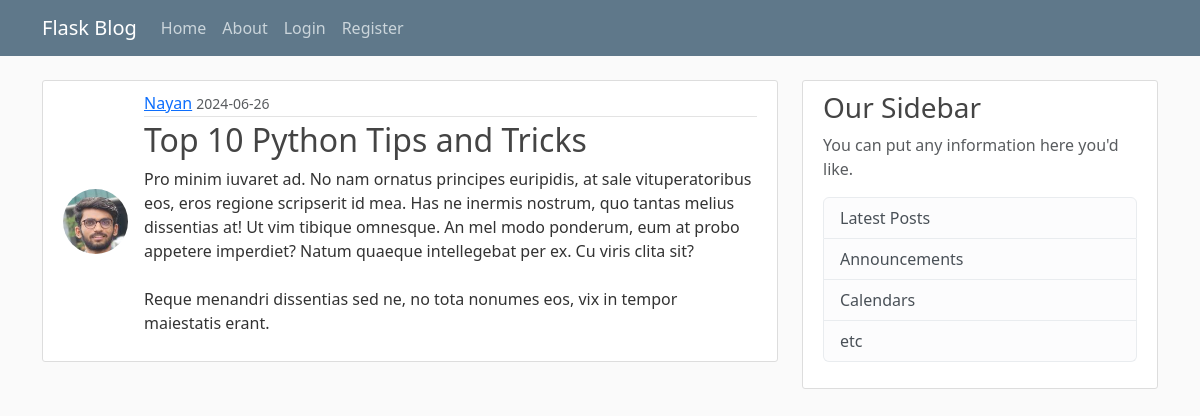
Screenshot of /post/23 with the database file from the repository.
### flaskblog/models.py (models this page shows, shortened)
class User(db.Model, UserMixin):
    id = db.Column(db.Integer, primary_key=True)
    username = db.Column(db.String(20), unique=True, nullable=False)
    email = db.Column(db.String(120), unique=True, nullable=False)
    image = db.Column(db.String(20), nullable=False, default='default.jpg')
    password = db.Column(db.String(60), nullable=False)
    posts = db.relationship('Post', backref='author', lazy=True)

class Post(db.Model):
    id = db.Column(db.Integer, primary_key=True)
    title = db.Column(db.String(100), nullable=False)
    date_posted = db.Column(db.DateTime, nullable=False, default=datetime.utcnow)
    content = db.Column(db.Text, nullable=False)
    user_id = db.Column(db.Integer, db.ForeignKey('user.id'), nullable=False)

### flaskblog/routes.py (the view)
@app.route("/post/<int:post_id>")
def post(post_id):
    post = Post.query.get_or_404(post_id)
    return render_template('post.html', title=post.title, post=post)

### flaskblog/templates/post.html (shortened to what this page needs)
{% extends "layout.html" %}
{% block content %}
  <article class="media inline-media content-section">
    <img class="rounded-circle article-img" src="{{ url_for('static', filename='profile_pics/' + post.author.image) }}">
    <div class="media-body">
      <div class="article-metadata">
        <a class="mr-2" href="#">{{ post.author.username }}</a>
        <small class="text-muted">{{ post.date_posted.strftime('%Y-%m-%d') }}</small>
      </div>
      <h2 class="article-title">{{ post.title }}</h2>
      <p class="article-content">{{ post.content }}</p>
    </div>
  </article>
{% endblock content %}

### flaskblog/static/main.css (style rules this page uses)
body { background: #fafafa; color: #333333; margin-top: 5rem; }
h1, h2, h3, h4, h5, h6 { color: #444444; }
.content-section { background: #ffffff; padding: 10px 20px; border: 1px solid #dddddd; border-radius: 3px; margin-bottom: 20px; }
.article-title { color: #444444; }
.article-content { white-space: pre-line; }
.article-img { height: 65px; width: 65px; margin-right: 16px; }
.article-metadata { padding-bottom: 1px; margin-bottom: 4px; border-bottom: 1px solid #e3e3e3 }
.inline-media { display: flex; align-items: center; }

### rows the page displays
User: image (picture), author.username "Nayan"
Post: date_posted "2024-06-26", title "Top 10 Python Tips and Tricks", content "Pro minim iuvaret ad. No nam ornatus principes euripidis, at sale vituperatoribus eos, eros regione scripserit id mea. Has ne inermis nostrum, quo tantas melius dissentias at! Ut vim tibique omnesque. An mel modo ponderum, eum at probo appetere imperdiet? Natum quaeque intellegebat per ex. Cu viris clita sit? Reque menandri dissentias sed ne, no tota nonumes eos, vix in tempor maiestatis erant."
